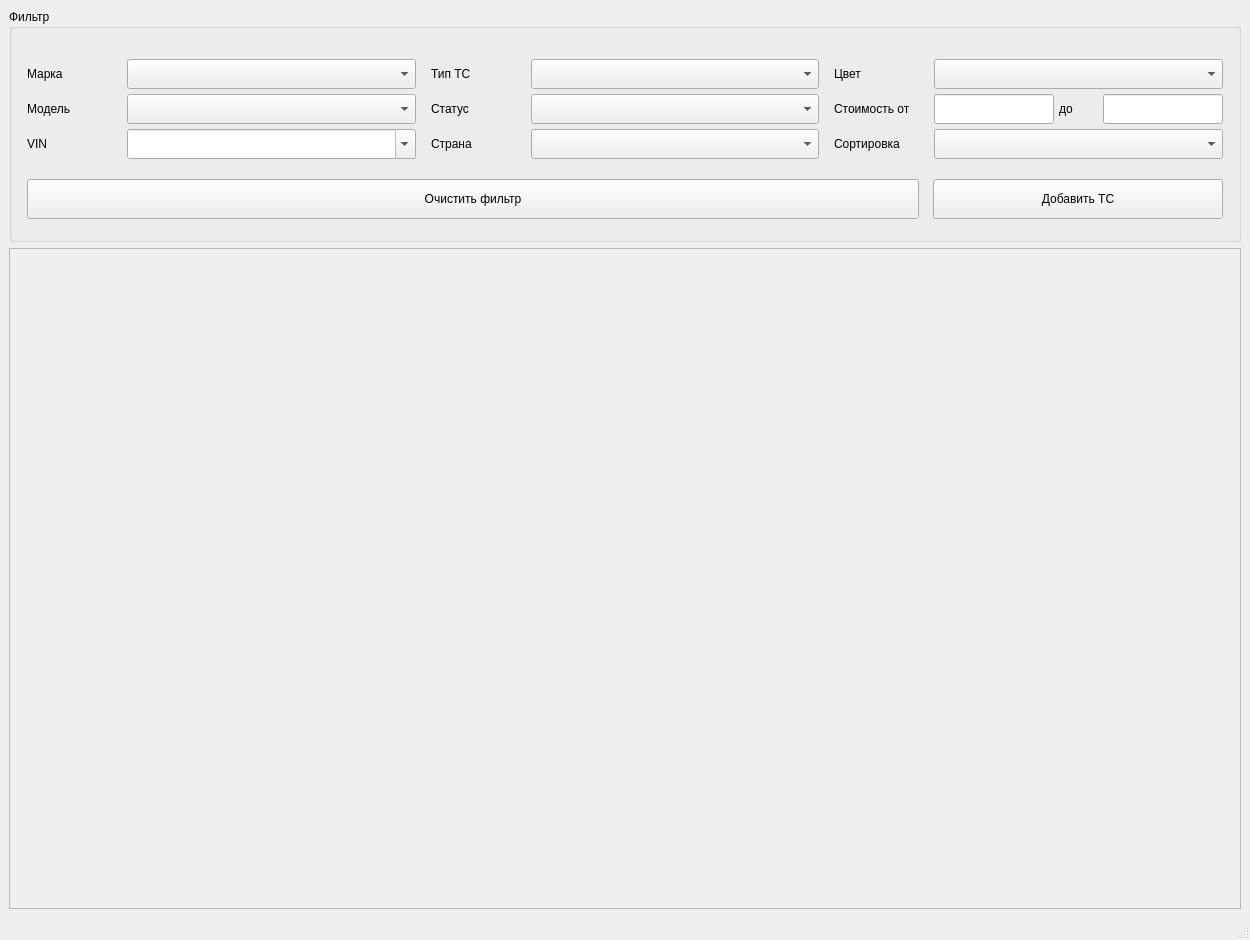
<?xml version="1.0" encoding="UTF-8"?>
<ui version="4.0">
 <class>ListTransportWindow</class>
 <widget class="QMainWindow" name="ListTransportWindow">
  <property name="geometry">
   <rect>
    <x>0</x>
    <y>0</y>
    <width>1250</width>
    <height>940</height>
   </rect>
  </property>
  <property name="minimumSize">
   <size>
    <width>1250</width>
    <height>0</height>
   </size>
  </property>
  <property name="maximumSize">
   <size>
    <width>1250</width>
    <height>16777215</height>
   </size>
  </property>
  <property name="windowTitle">
   <string>MainWindow</string>
  </property>
  <widget class="QWidget" name="centralwidget">
   <layout class="QVBoxLayout" name="verticalLayout_2">
    <item>
     <layout class="QHBoxLayout" name="horizontalLayout">
      <property name="spacing">
       <number>20</number>
      </property>
      <item alignment="Qt::AlignTop">
       <widget class="QGroupBox" name="groupBox">
        <property name="sizePolicy">
         <sizepolicy hsizetype="Preferred" vsizetype="Preferred">
          <horstretch>0</horstretch>
          <verstretch>0</verstretch>
         </sizepolicy>
        </property>
        <property name="minimumSize">
         <size>
          <width>0</width>
          <height>0</height>
         </size>
        </property>
        <property name="title">
         <string>Фильтр</string>
        </property>
        <layout class="QVBoxLayout" name="verticalLayout">
         <property name="spacing">
          <number>0</number>
         </property>
         <property name="leftMargin">
          <number>0</number>
         </property>
         <property name="topMargin">
          <number>30</number>
         </property>
         <property name="rightMargin">
          <number>0</number>
         </property>
         <property name="bottomMargin">
          <number>20</number>
         </property>
         <item>
          <widget class="QFrame" name="layoutFiltersTransports_2">
           <layout class="QHBoxLayout" name="layoutFiltersTransports">
            <property name="spacing">
             <number>15</number>
            </property>
            <property name="leftMargin">
             <number>15</number>
            </property>
            <property name="topMargin">
             <number>0</number>
            </property>
            <property name="rightMargin">
             <number>15</number>
            </property>
            <property name="bottomMargin">
             <number>0</number>
            </property>
            <item>
             <layout class="QFormLayout" name="formLayout">
              <property name="horizontalSpacing">
               <number>0</number>
              </property>
              <property name="verticalSpacing">
               <number>5</number>
              </property>
              <item row="0" column="0">
               <widget class="QLabel" name="label">
                <property name="sizePolicy">
                 <sizepolicy hsizetype="Preferred" vsizetype="Preferred">
                  <horstretch>0</horstretch>
                  <verstretch>0</verstretch>
                 </sizepolicy>
                </property>
                <property name="minimumSize">
                 <size>
                  <width>100</width>
                  <height>30</height>
                 </size>
                </property>
                <property name="maximumSize">
                 <size>
                  <width>100</width>
                  <height>16777215</height>
                 </size>
                </property>
                <property name="text">
                 <string>Марка</string>
                </property>
               </widget>
              </item>
              <item row="0" column="1">
               <widget class="QComboBox" name="brand">
                <property name="sizePolicy">
                 <sizepolicy hsizetype="Preferred" vsizetype="Preferred">
                  <horstretch>0</horstretch>
                  <verstretch>0</verstretch>
                 </sizepolicy>
                </property>
                <property name="minimumSize">
                 <size>
                  <width>215</width>
                  <height>30</height>
                 </size>
                </property>
                <property name="maximumSize">
                 <size>
                  <width>16777215</width>
                  <height>30</height>
                 </size>
                </property>
                <property name="cursor">
                 <cursorShape>PointingHandCursor</cursorShape>
                </property>
               </widget>
              </item>
              <item row="1" column="0">
               <widget class="QLabel" name="label_2">
                <property name="sizePolicy">
                 <sizepolicy hsizetype="Preferred" vsizetype="Preferred">
                  <horstretch>0</horstretch>
                  <verstretch>0</verstretch>
                 </sizepolicy>
                </property>
                <property name="minimumSize">
                 <size>
                  <width>100</width>
                  <height>26</height>
                 </size>
                </property>
                <property name="maximumSize">
                 <size>
                  <width>100</width>
                  <height>16777215</height>
                 </size>
                </property>
                <property name="text">
                 <string>Модель</string>
                </property>
               </widget>
              </item>
              <item row="1" column="1">
               <widget class="QComboBox" name="model">
                <property name="sizePolicy">
                 <sizepolicy hsizetype="Preferred" vsizetype="Preferred">
                  <horstretch>0</horstretch>
                  <verstretch>0</verstretch>
                 </sizepolicy>
                </property>
                <property name="minimumSize">
                 <size>
                  <width>215</width>
                  <height>30</height>
                 </size>
                </property>
                <property name="maximumSize">
                 <size>
                  <width>16777215</width>
                  <height>30</height>
                 </size>
                </property>
                <property name="cursor">
                 <cursorShape>PointingHandCursor</cursorShape>
                </property>
               </widget>
              </item>
              <item row="2" column="0">
               <widget class="QLabel" name="label_3">
                <property name="sizePolicy">
                 <sizepolicy hsizetype="Preferred" vsizetype="Preferred">
                  <horstretch>0</horstretch>
                  <verstretch>0</verstretch>
                 </sizepolicy>
                </property>
                <property name="minimumSize">
                 <size>
                  <width>100</width>
                  <height>26</height>
                 </size>
                </property>
                <property name="maximumSize">
                 <size>
                  <width>100</width>
                  <height>16777215</height>
                 </size>
                </property>
                <property name="text">
                 <string>VIN</string>
                </property>
               </widget>
              </item>
              <item row="2" column="1">
               <widget class="QComboBox" name="bodywork">
                <property name="sizePolicy">
                 <sizepolicy hsizetype="Preferred" vsizetype="Preferred">
                  <horstretch>0</horstretch>
                  <verstretch>0</verstretch>
                 </sizepolicy>
                </property>
                <property name="minimumSize">
                 <size>
                  <width>215</width>
                  <height>30</height>
                 </size>
                </property>
                <property name="maximumSize">
                 <size>
                  <width>16777215</width>
                  <height>30</height>
                 </size>
                </property>
                <property name="cursor">
                 <cursorShape>PointingHandCursor</cursorShape>
                </property>
                <property name="editable">
                 <bool>true</bool>
                </property>
               </widget>
              </item>
             </layout>
            </item>
            <item>
             <layout class="QFormLayout" name="formLayout_2">
              <property name="horizontalSpacing">
               <number>0</number>
              </property>
              <property name="verticalSpacing">
               <number>5</number>
              </property>
              <item row="0" column="0">
               <widget class="QLabel" name="label_7">
                <property name="sizePolicy">
                 <sizepolicy hsizetype="Preferred" vsizetype="Preferred">
                  <horstretch>0</horstretch>
                  <verstretch>0</verstretch>
                 </sizepolicy>
                </property>
                <property name="minimumSize">
                 <size>
                  <width>100</width>
                  <height>26</height>
                 </size>
                </property>
                <property name="maximumSize">
                 <size>
                  <width>100</width>
                  <height>16777215</height>
                 </size>
                </property>
                <property name="text">
                 <string>Тип ТС</string>
                </property>
               </widget>
              </item>
              <item row="0" column="1">
               <widget class="QComboBox" name="type_transport_id">
                <property name="sizePolicy">
                 <sizepolicy hsizetype="Preferred" vsizetype="Preferred">
                  <horstretch>0</horstretch>
                  <verstretch>0</verstretch>
                 </sizepolicy>
                </property>
                <property name="minimumSize">
                 <size>
                  <width>215</width>
                  <height>30</height>
                 </size>
                </property>
                <property name="maximumSize">
                 <size>
                  <width>16777215</width>
                  <height>30</height>
                 </size>
                </property>
                <property name="cursor">
                 <cursorShape>PointingHandCursor</cursorShape>
                </property>
               </widget>
              </item>
              <item row="1" column="0">
               <widget class="QLabel" name="label_5">
                <property name="sizePolicy">
                 <sizepolicy hsizetype="Preferred" vsizetype="Preferred">
                  <horstretch>0</horstretch>
                  <verstretch>0</verstretch>
                 </sizepolicy>
                </property>
                <property name="minimumSize">
                 <size>
                  <width>100</width>
                  <height>26</height>
                 </size>
                </property>
                <property name="maximumSize">
                 <size>
                  <width>100</width>
                  <height>16777215</height>
                 </size>
                </property>
                <property name="text">
                 <string>Статус</string>
                </property>
               </widget>
              </item>
              <item row="1" column="1">
               <widget class="QComboBox" name="status_transport_id">
                <property name="sizePolicy">
                 <sizepolicy hsizetype="Preferred" vsizetype="Preferred">
                  <horstretch>0</horstretch>
                  <verstretch>0</verstretch>
                 </sizepolicy>
                </property>
                <property name="minimumSize">
                 <size>
                  <width>215</width>
                  <height>30</height>
                 </size>
                </property>
                <property name="maximumSize">
                 <size>
                  <width>16777215</width>
                  <height>30</height>
                 </size>
                </property>
                <property name="cursor">
                 <cursorShape>PointingHandCursor</cursorShape>
                </property>
               </widget>
              </item>
              <item row="2" column="0">
               <widget class="QLabel" name="label_11">
                <property name="sizePolicy">
                 <sizepolicy hsizetype="Preferred" vsizetype="Preferred">
                  <horstretch>0</horstretch>
                  <verstretch>0</verstretch>
                 </sizepolicy>
                </property>
                <property name="minimumSize">
                 <size>
                  <width>100</width>
                  <height>26</height>
                 </size>
                </property>
                <property name="maximumSize">
                 <size>
                  <width>100</width>
                  <height>16777215</height>
                 </size>
                </property>
                <property name="text">
                 <string>Страна</string>
                </property>
               </widget>
              </item>
              <item row="2" column="1">
               <widget class="QComboBox" name="coutry">
                <property name="sizePolicy">
                 <sizepolicy hsizetype="Preferred" vsizetype="Preferred">
                  <horstretch>0</horstretch>
                  <verstretch>0</verstretch>
                 </sizepolicy>
                </property>
                <property name="minimumSize">
                 <size>
                  <width>215</width>
                  <height>30</height>
                 </size>
                </property>
                <property name="maximumSize">
                 <size>
                  <width>16777215</width>
                  <height>30</height>
                 </size>
                </property>
                <property name="cursor">
                 <cursorShape>PointingHandCursor</cursorShape>
                </property>
               </widget>
              </item>
             </layout>
            </item>
            <item>
             <layout class="QGridLayout" name="gridLayout">
              <property name="horizontalSpacing">
               <number>0</number>
              </property>
              <property name="verticalSpacing">
               <number>5</number>
              </property>
              <item row="2" column="1">
               <widget class="QComboBox" name="cb_sorting">
                <property name="minimumSize">
                 <size>
                  <width>215</width>
                  <height>30</height>
                 </size>
                </property>
                <property name="maximumSize">
                 <size>
                  <width>16777215</width>
                  <height>16777215</height>
                 </size>
                </property>
                <property name="cursor">
                 <cursorShape>PointingHandCursor</cursorShape>
                </property>
               </widget>
              </item>
              <item row="0" column="0">
               <widget class="QLabel" name="label_4">
                <property name="sizePolicy">
                 <sizepolicy hsizetype="Preferred" vsizetype="Preferred">
                  <horstretch>0</horstretch>
                  <verstretch>0</verstretch>
                 </sizepolicy>
                </property>
                <property name="minimumSize">
                 <size>
                  <width>100</width>
                  <height>26</height>
                 </size>
                </property>
                <property name="maximumSize">
                 <size>
                  <width>100</width>
                  <height>16777215</height>
                 </size>
                </property>
                <property name="text">
                 <string>Цвет</string>
                </property>
               </widget>
              </item>
              <item row="1" column="1">
               <layout class="QGridLayout" name="gridLayout_2">
                <property name="horizontalSpacing">
                 <number>5</number>
                </property>
                <property name="verticalSpacing">
                 <number>0</number>
                </property>
                <item row="1" column="1">
                 <widget class="QLineEdit" name="market_price__min">
                  <property name="sizePolicy">
                   <sizepolicy hsizetype="Preferred" vsizetype="Fixed">
                    <horstretch>0</horstretch>
                    <verstretch>0</verstretch>
                   </sizepolicy>
                  </property>
                  <property name="minimumSize">
                   <size>
                    <width>120</width>
                    <height>30</height>
                   </size>
                  </property>
                  <property name="maximumSize">
                   <size>
                    <width>92</width>
                    <height>16777215</height>
                   </size>
                  </property>
                 </widget>
                </item>
                <item row="1" column="2">
                 <widget class="QLabel" name="label_10">
                  <property name="minimumSize">
                   <size>
                    <width>30</width>
                    <height>30</height>
                   </size>
                  </property>
                  <property name="maximumSize">
                   <size>
                    <width>16777215</width>
                    <height>16777215</height>
                   </size>
                  </property>
                  <property name="text">
                   <string>до</string>
                  </property>
                 </widget>
                </item>
                <item row="1" column="3">
                 <widget class="QLineEdit" name="market_price__max">
                  <property name="sizePolicy">
                   <sizepolicy hsizetype="Preferred" vsizetype="Fixed">
                    <horstretch>0</horstretch>
                    <verstretch>0</verstretch>
                   </sizepolicy>
                  </property>
                  <property name="minimumSize">
                   <size>
                    <width>120</width>
                    <height>30</height>
                   </size>
                  </property>
                  <property name="maximumSize">
                   <size>
                    <width>92</width>
                    <height>16777215</height>
                   </size>
                  </property>
                 </widget>
                </item>
               </layout>
              </item>
              <item row="2" column="0">
               <widget class="QLabel" name="label_6">
                <property name="minimumSize">
                 <size>
                  <width>100</width>
                  <height>0</height>
                 </size>
                </property>
                <property name="maximumSize">
                 <size>
                  <width>100</width>
                  <height>16777215</height>
                 </size>
                </property>
                <property name="text">
                 <string>Сортировка</string>
                </property>
               </widget>
              </item>
              <item row="1" column="0">
               <widget class="QLabel" name="label_8">
                <property name="minimumSize">
                 <size>
                  <width>100</width>
                  <height>26</height>
                 </size>
                </property>
                <property name="maximumSize">
                 <size>
                  <width>100</width>
                  <height>16777215</height>
                 </size>
                </property>
                <property name="text">
                 <string>Стоимость от</string>
                </property>
               </widget>
              </item>
              <item row="0" column="1">
               <widget class="QComboBox" name="color_id">
                <property name="sizePolicy">
                 <sizepolicy hsizetype="Preferred" vsizetype="Preferred">
                  <horstretch>0</horstretch>
                  <verstretch>0</verstretch>
                 </sizepolicy>
                </property>
                <property name="minimumSize">
                 <size>
                  <width>215</width>
                  <height>30</height>
                 </size>
                </property>
                <property name="maximumSize">
                 <size>
                  <width>16777215</width>
                  <height>16777215</height>
                 </size>
                </property>
                <property name="cursor">
                 <cursorShape>PointingHandCursor</cursorShape>
                </property>
               </widget>
              </item>
             </layout>
            </item>
           </layout>
          </widget>
         </item>
         <item>
          <spacer name="verticalSpacer">
           <property name="orientation">
            <enum>Qt::Vertical</enum>
           </property>
           <property name="sizeHint" stdset="0">
            <size>
             <width>20</width>
             <height>20</height>
            </size>
           </property>
          </spacer>
         </item>
         <item>
          <layout class="QHBoxLayout" name="horizontalLayout_2">
           <property name="spacing">
            <number>15</number>
           </property>
           <property name="leftMargin">
            <number>15</number>
           </property>
           <property name="rightMargin">
            <number>15</number>
           </property>
           <property name="bottomMargin">
            <number>0</number>
           </property>
           <item>
            <widget class="QPushButton" name="btn_clear_filters">
             <property name="sizePolicy">
              <sizepolicy hsizetype="Preferred" vsizetype="Fixed">
               <horstretch>0</horstretch>
               <verstretch>0</verstretch>
              </sizepolicy>
             </property>
             <property name="minimumSize">
              <size>
               <width>892</width>
               <height>40</height>
              </size>
             </property>
             <property name="maximumSize">
              <size>
               <width>16777215</width>
               <height>16777215</height>
              </size>
             </property>
             <property name="cursor">
              <cursorShape>PointingHandCursor</cursorShape>
             </property>
             <property name="text">
              <string>Очистить фильтр</string>
             </property>
            </widget>
           </item>
           <item>
            <widget class="QPushButton" name="btn_add_ts">
             <property name="minimumSize">
              <size>
               <width>290</width>
               <height>40</height>
              </size>
             </property>
             <property name="cursor">
              <cursorShape>PointingHandCursor</cursorShape>
             </property>
             <property name="text">
              <string>Добавить ТС</string>
             </property>
            </widget>
           </item>
          </layout>
         </item>
        </layout>
       </widget>
      </item>
     </layout>
    </item>
    <item>
     <widget class="QScrollArea" name="scrollArea">
      <property name="maximumSize">
       <size>
        <width>16777215</width>
        <height>16777215</height>
       </size>
      </property>
      <property name="widgetResizable">
       <bool>true</bool>
      </property>
      <widget class="QWidget" name="scrollAreaWidgetContents">
       <property name="geometry">
        <rect>
         <x>0</x>
         <y>0</y>
         <width>1230</width>
         <height>640</height>
        </rect>
       </property>
       <layout class="QVBoxLayout" name="verticalLayout_4">
        <property name="spacing">
         <number>0</number>
        </property>
        <property name="leftMargin">
         <number>0</number>
        </property>
        <property name="topMargin">
         <number>0</number>
        </property>
        <property name="rightMargin">
         <number>0</number>
        </property>
        <property name="bottomMargin">
         <number>5</number>
        </property>
        <item>
         <layout class="QVBoxLayout" name="listTransportLayout">
          <property name="spacing">
           <number>5</number>
          </property>
         </layout>
        </item>
        <item>
         <spacer name="verticalSpacer_2">
          <property name="orientation">
           <enum>Qt::Vertical</enum>
          </property>
          <property name="sizeHint" stdset="0">
           <size>
            <width>20</width>
            <height>800</height>
           </size>
          </property>
         </spacer>
        </item>
       </layout>
      </widget>
     </widget>
    </item>
   </layout>
  </widget>
  <widget class="QMenuBar" name="menubar">
   <property name="geometry">
    <rect>
     <x>0</x>
     <y>0</y>
     <width>1250</width>
     <height>21</height>
    </rect>
   </property>
  </widget>
  <widget class="QStatusBar" name="statusbar"/>
 </widget>
 <resources/>
 <connections/>
</ui>
